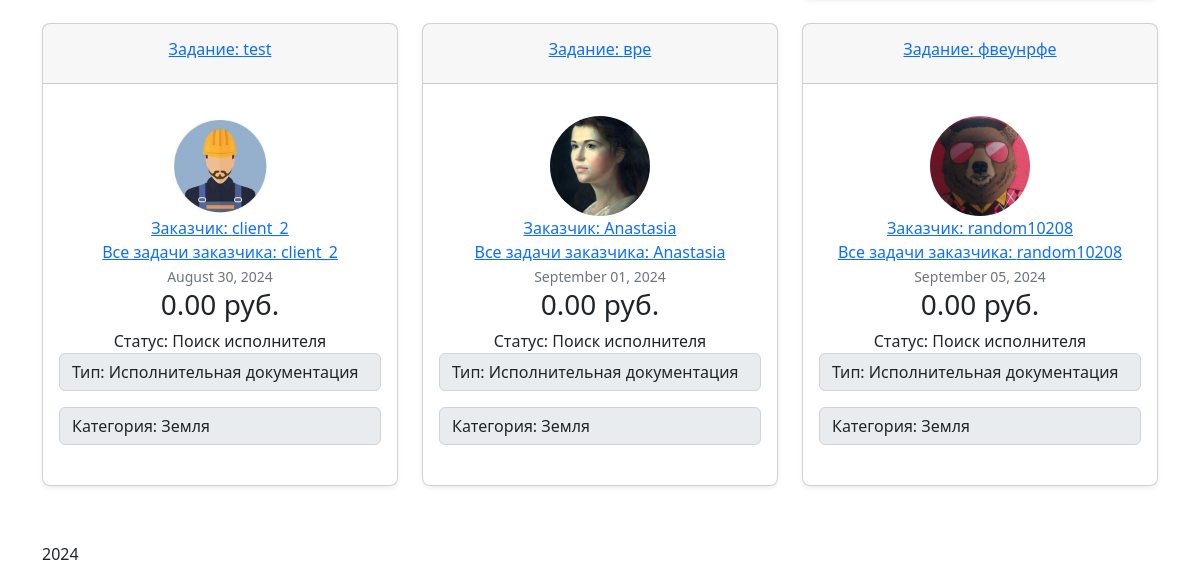
The page /filter_home (lower part) on the database as committed earlier.
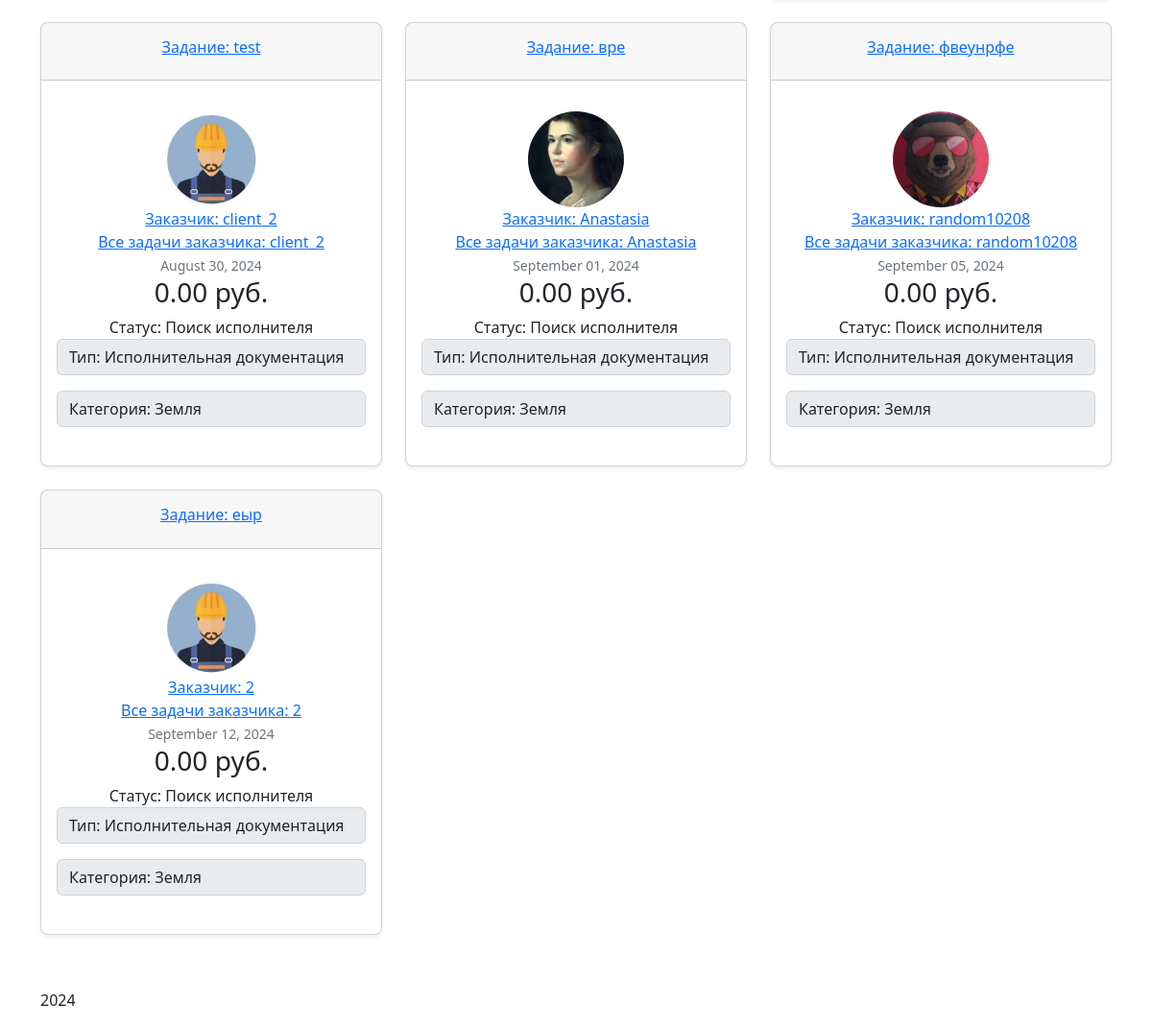
The same page on the database as committed later.
### searchwork/models.py (models this page shows, shortened)
class Task(models.Model):
    title = models.CharField(max_length=100)
    content = models.TextField()
    date_posted = models.DateTimeField(default=timezone.now)
    author = models.ForeignKey(User, on_delete=models.CASCADE, related_name="client_user")
    worker = models.ForeignKey(User, on_delete=models.SET_NULL, null=True, related_name="worker_user")
    status = models.CharField(max_length=200, choices=STATUS_CHOICES, default='Поиск исполнителя')
    budget = models.DecimalField(max_digits=18, decimal_places=2, default=0.00)
    type = models.CharField(max_length=200, choices=TYPE_CHOICES, null=False, default='Исполнительная документация')
    category = models.CharField(max_length=200, choices=CATEGORY_CHOICES, null=False, default='Земля')

### users/models.py (models this page shows, shortened)
class Profile(models.Model):
    user = models.OneToOneField(User, on_delete=models.CASCADE)
    image = models.ImageField(default='default.jpg', upload_to='profile_pics')

### searchwork/views.py (the view)
# urls.py: path('filter_home', TaskFilteredView.as_view(), name='filter-home'),
class TaskFilteredView(FilterView):
    model = Task
    filterset_class = TaskFilter
    template_name = 'searchwork/filter_home.html'  # Укажите ваш шаблон
    def get_queryset(self):
        queryset = super().get_queryset()
        sort_by = self.request.GET.get('sort_by')
        if sort_by:
            queryset = queryset.order_by(sort_by)
            messages.success(self.request,
                         f'Отсортировано по {sort_by}')
        return queryset

### searchwork/templates/searchwork/filter_home.html (shortened to what this page needs)
{% extends "searchwork/base_worker.html" %}
{% load crispy_forms_tags %}
{% block content %}
<br/>
<br/>
{% if filter.qs%}
            <div class="row row-cols-1 row-cols-md-3 mb-3 text-center">
                {% for task in filter.qs %}
                    {% if task.author != user %}
                      <div class="col">
                        <div class="card mb-4 rounded-3 shadow-sm">
                          <div class="card-header py-3">
                              <a class="card-title pricing-card-title" href="{% url 'task-detail' task.id %}"><h6>Задание: {{ task.title }}</h6></a>
                          </div>
                          <div class="card-body">
                            <ul class="list-unstyled mt-3 mb-4">
                              <li>
                                  <img class="rounded-circle article-img" src="{{ task.author.profile.image.url }}" width="100" height="100" alt="аватар заказчика">
                              </li>
                                <li><a class="mr-2" href="{% url 'client-profile' task.author.client.id %}">Заказчик: {{ task.author.username }}</a></li>
                                <li><a class="mr-2" href="{% url 'user-tasks' task.author.username %}">Все задачи заказчика: {{ task.author }}</a></li>
                              <li><small class="text-muted">{{ task.date_posted|date:"F d, Y" }}</small></li>
                                <li><h3>{{ task.budget }} руб.</h3></li>
                              <li>Статус: {{ task.status }}</li>
                                <p class="input-group-text">Тип: {{ task.type }}</p>
                                <p class="input-group-text">Категория: {{ task.category }}</p>
                            </ul>
                          </div>
                        </div>
                      </div>
                    {% endif %}
                {% endfor %}
            </div>
        {% else %}
            <h2>Не найдено задач по заданным условиям.</h2>
        {% endif %}
{% endblock content %}

Rows that differ between the two databases and show on the page:
added Task: title "еыр", author.profile.image (placeholder picture), author.username "2", author "2", date_posted "September 12, 2024", budget "0.00", status "Поиск исполнителя", type "Исполнительная документация", category "Земля"
